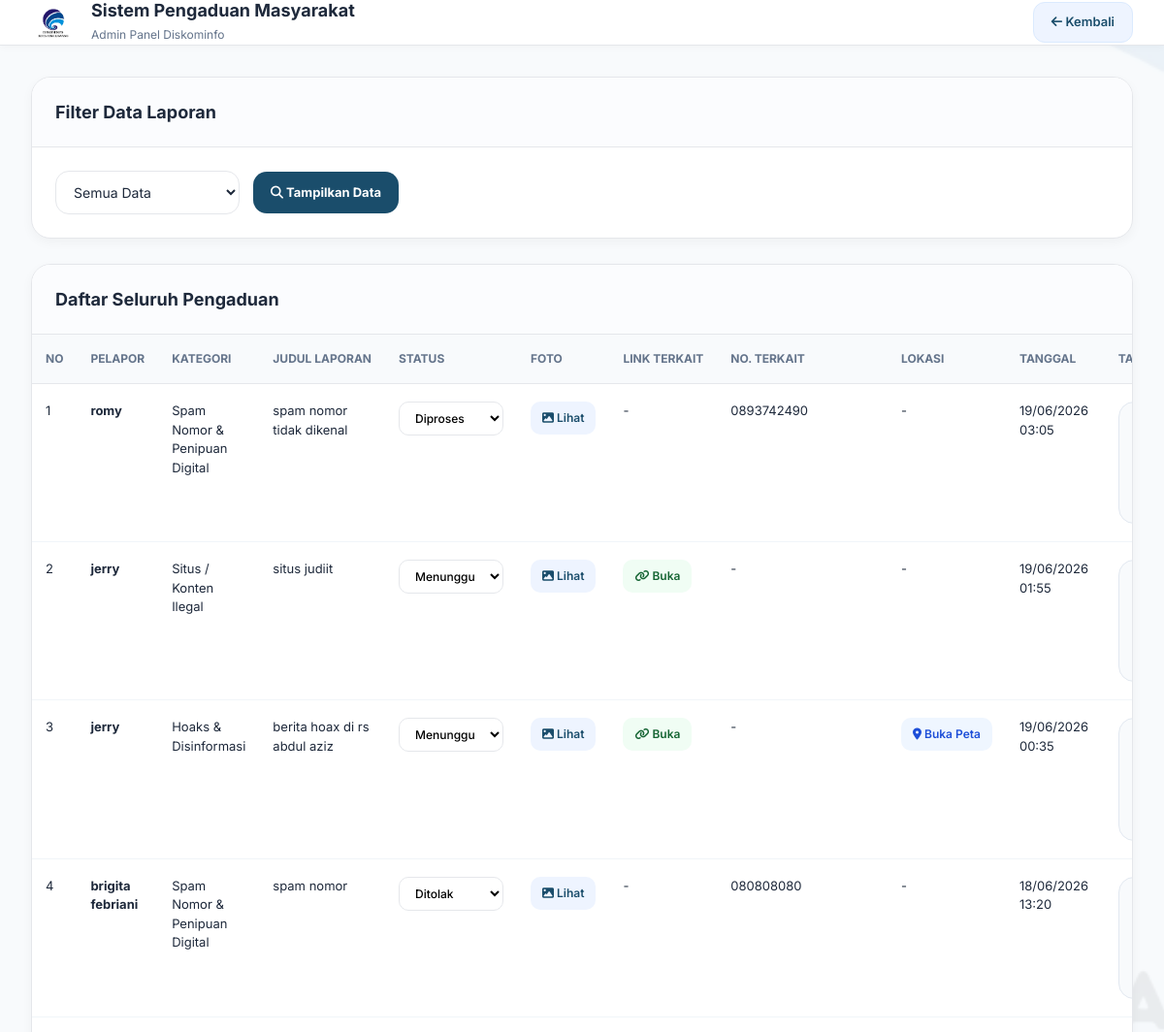
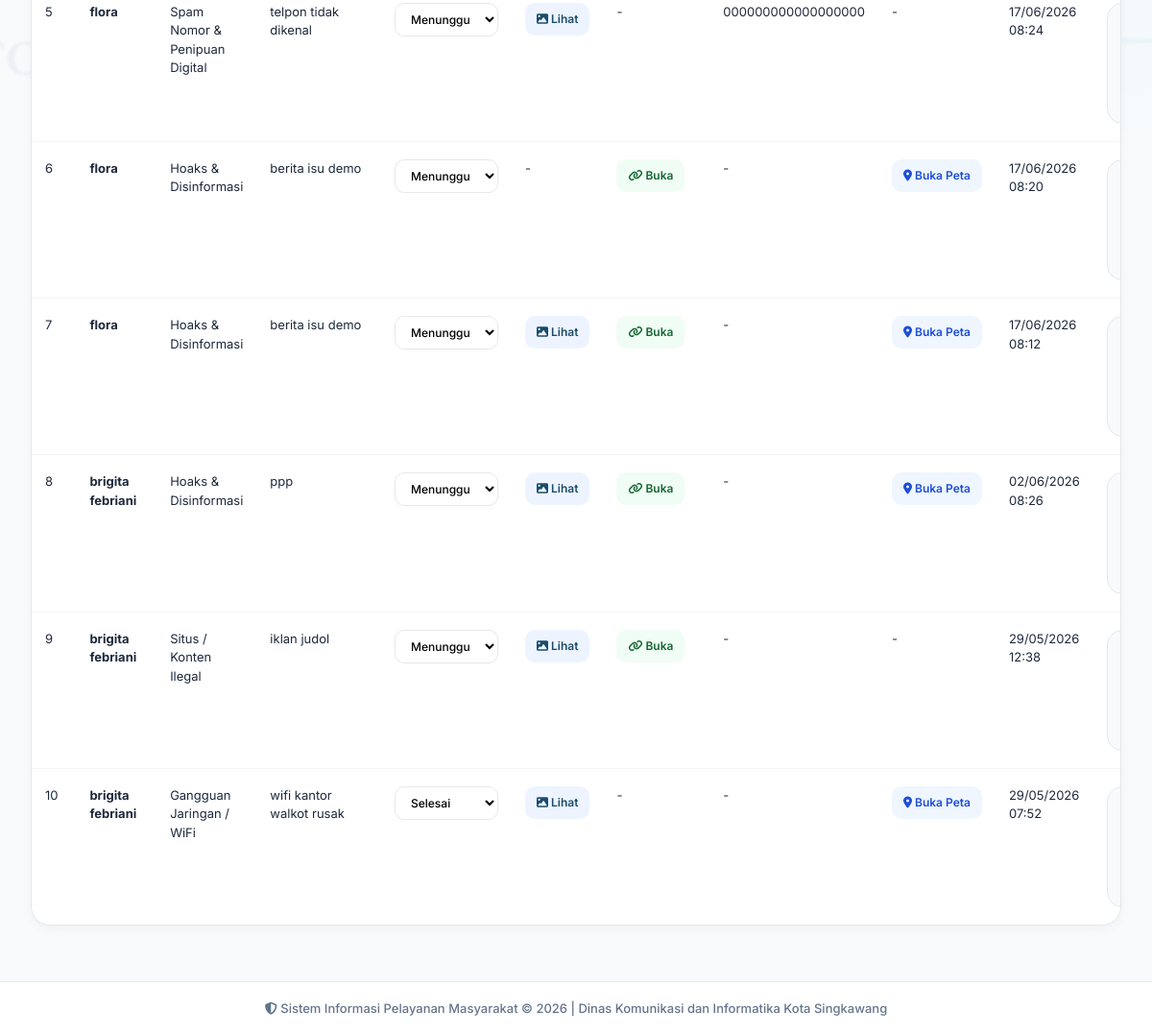
Screenshot of /laporan.php (signed in) with the database file from the repository (2 pictures, top to bottom).
### tables this page shows
CREATE TABLE `pengaduan` (
  `id` int NOT NULL,
  `user_id` int NOT NULL,
  `kategori_id` int NOT NULL,
  `judul` varchar(200) NOT NULL,
  `pesan` text NOT NULL,
  `foto` varchar(255) DEFAULT NULL,
  `latitude` varchar(50) DEFAULT NULL,
  `longitude` varchar(50) DEFAULT NULL,
  `status` enum('Menunggu','Diproses','Selesai','Ditolak') DEFAULT 'Menunggu',
  `created_at` timestamp NOT NULL DEFAULT CURRENT_TIMESTAMP,
  `nama_user` varchar(100) DEFAULT NULL,
  `nama_lokasi` varchar(255) DEFAULT NULL,
  `link_terkait` text,
  `nomor_terkait` varchar(30) DEFAULT NULL
);

CREATE TABLE `users` (
  `id` int NOT NULL,
  `nama` varchar(100) NOT NULL,
  `username` varchar(50) NOT NULL,
  `email` varchar(100) NOT NULL,
  `no_hp` varchar(20) DEFAULT NULL,
  `password` varchar(255) NOT NULL,
  `role` enum('admin','user') DEFAULT 'user',
  `created_at` timestamp NOT NULL DEFAULT CURRENT_TIMESTAMP,
  `status` enum('aktif','blokir') DEFAULT 'aktif'
);

CREATE TABLE `kategori_pengaduan` (
  `id` int NOT NULL,
  `nama_kategori` varchar(100) NOT NULL
);

### laporan.php (the view, shortened to what this page needs)
<?php
include "../config.php";
$filter = isset($_GET['filter']) ? $_GET['filter'] : "semua";
$where = "";
$data = mysqli_query($conn, "
    SELECT
        pengaduan.*,
        users.nama AS nama_user,
        kategori_pengaduan.nama_kategori
    FROM pengaduan
    LEFT JOIN users ON pengaduan.user_id = users.id
    LEFT JOIN kategori_pengaduan ON pengaduan.kategori_id = kategori_pengaduan.id
    $where
    ORDER BY pengaduan.id DESC
");
?>
<!DOCTYPE html>
<html lang="id">
<head>
    <link href="https://cdn.jsdelivr.net/npm/bootstrap@5.3.2/dist/css/bootstrap.min.css" rel="stylesheet">
    <link rel="stylesheet" href="https://cdnjs.cloudflare.com/ajax/libs/font-awesome/6.5.1/css/all.min.css">
</head>
<body>
<div class="topbar">
    <div class="logo">
        <img src="../assets/logo.jpg" alt="Logo">
        <div class="logo-text">
            <h3>Sistem Pengaduan Masyarakat</h3>
            <span>Admin Panel Diskominfo</span>
        </div>
    </div>
    <a href="dashboard.php" class="back-btn">
        <i class="fas fa-arrow-left"></i> Kembali
    </a>
</div>
<div class="container-custom">
    <div class="card-custom">
        <div class="card-header-custom">Filter Data Laporan</div>
        <div class="card-body-custom">
            <form method="GET" class="filter-group">
                <select name="filter" class="filter-select">
                    <option value="semua" <?= ($filter == "semua") ? "selected" : "" ?>>Semua Data</option>
                </select>
                <button type="submit" class="btn-custom btn-primary-custom">
                    <i class="fas fa-search"></i> Tampilkan Data
                </button>
            </form>
        </div>
    </div>
    <div class="card-custom">
        <div class="card-header-custom">Daftar Seluruh Pengaduan</div>
        <div class="table-wrapper">
            <table class="table-custom">
                <thead>
                    <tr>
                        <th>No</th>
                        <th>Pelapor</th>
                        <th>Kategori</th>
                        <th>Judul Laporan</th>
                        <th>Status</th>
                        <th>Foto</th>
                        <th>Link Terkait</th>
                        <th>No. Terkait</th>
                        <th>Lokasi</th>
                        <th>Tanggal</th>
                        <th>Tanggapan Admin</th>
                    </tr>
                </thead>
                <tbody>
                    <?php
                    $no = 1;
                    while ($row = mysqli_fetch_assoc($data)):
                    ?>
                    <tr>
                        <td><?= $no++ ?></td>
                        <td><b><?= htmlspecialchars($row['nama_user']) ?></b></td>
                        <td><?= htmlspecialchars($row['nama_kategori']) ?></td>
                        <td><?= htmlspecialchars($row['judul']) ?></td>
                        <td>
                            <form method="POST">
                                <select name="status" class="status-select" onchange="this.form.submit()">
                                    <option value="Menunggu" <?= $row['status'] == "Menunggu" ? "selected" : "" ?>>Menunggu</option>
                                    <option value="Diproses" <?= $row['status'] == "Diproses" ? "selected" : "" ?>>Diproses</option>
                                    <option value="Selesai" <?= $row['status'] == "Selesai" ? "selected" : "" ?>>Selesai</option>
                                    <option value="Ditolak" <?= $row['status'] == "Ditolak" ? "selected" : "" ?>>Ditolak</option>
                                </select>
                            </form>
                        </td>
                        <td>
                            <?php if ($row['foto']): ?>
                                <a href="../uploads/<?= $row['foto'] ?>" target="_blank" class="foto-link">
                                    <i class="fas fa-image"></i> Lihat
                                </a>
                            <?php else: ?>
                                -
                            <?php endif; ?>
                        </td>
                        <td>
                            <?php if (!empty($row['link_terkait'])): ?>
                                <a href="<?= htmlspecialchars($row['link_terkait']) ?>" target="_blank" class="link-terkait-btn">
                                    <i class="fas fa-link"></i> Buka
                                </a>
                            <?php else: ?>
                                -
                            <?php endif; ?>
                        </td>
                        <td>
                            <?= !empty($row['nomor_terkait']) ? htmlspecialchars($row['nomor_terkait']) : '-' ?>
                        </td>
                        <td>
                            <?php if ($row['latitude'] && $row['longitude']): ?>
                                <a class="maps-link" target="_blank" href="https://www.google.com/maps?q=<?= $row['latitude'] ?>,<?= $row['longitude'] ?>">
                                    <i class="fas fa-map-marker-alt"></i> Buka Peta
                                </a>
                            <?php else: ?>
                                -
                            <?php endif; ?>
                        </td>
                        <td>
                            <?= date('d/m/Y <br>H:i', strtotime($row['created_at'])) ?>
                        </td>
                        <td>
                            <div class="tanggapan-box">
                            </div>
                        </td>
                    </tr>
                    <?php endwhile; ?>
                </tbody>
            </table>
        </div>
    </div>
</div>
<div class="footer">
    <i class="fas fa-shield-alt"></i> Sistem Informasi Pelayanan Masyarakat © <?= date('Y') ?> | Dinas Komunikasi dan Informatika Kota Singkawang
</div>
</body>
</html>

### laporan.php (style rules this page uses)
:root { --primary: #1a4d6b; --primary-dark: #12384d; --success: #198754; --bg: #f4f7fb; --white: #ffffff; --border: #e5e7eb; --text: #1e293b; --muted: #64748b; }
* { margin: 0; padding: 0; box-sizing: border-box; }
html, body { height: 100%; margin: 0; padding: 0; }
body { font-family: 'Inter', sans-serif; background: var(--bg); display: flex; flex-direction: column; background-image: url('../assets/bck.jpg'); background-size: cover; background-position: center; background-attachment: fixed; background-repeat: no-repeat; position: relative; width: 100%; }
body::before { content: ''; position: fixed; top: 0; left: 0; right: 0; bottom: 0; background: rgba(248, 250, 252, 0.94); z-index: -1; }
.topbar { width: 100%; height: 80px; background: white; border-bottom: 1px solid var(--border); display: flex; align-items: center; justify-content: space-between; padding: 0 32px; position: sticky; top: 0; z-index: 99; box-shadow: 0 2px 8px rgba(0,0,0,0.03); margin: 0; }
.logo { display: flex; align-items: center; gap: 16px; }
.logo img { width: 46px; height: 46px; object-fit: contain; border-radius: 8px; }
.logo-text h3 { margin: 0; font-size: 18px; font-weight: 700; color: var(--text); }
.logo-text span { font-size: 12px; color: var(--muted); }
.back-btn { text-decoration: none; background: #eef4ff; color: var(--primary); padding: 10px 18px; border-radius: 12px; font-size: 13px; font-weight: 600; transition: 0.2s; border: 1px solid #dbeafe; }
.container-custom { flex: 1; width: 100%; max-width: 100%; margin: 0; padding: 32px; }
.card-custom { background: white; border-radius: 20px; overflow: hidden; box-shadow: 0 4px 12px rgba(0,0,0,.04); margin-bottom: 26px; border: 1px solid var(--border); width: 100%; }
.card-header-custom { padding: 22px 24px; border-bottom: 1px solid var(--border); font-size: 18px; font-weight: 700; color: var(--text); background: #fbfcfe; width: 100%; }
.card-body-custom { padding: 24px; width: 100%; }
.filter-group { display: flex; gap: 14px; flex-wrap: wrap; align-items: center; }
.filter-select { border: 1px solid var(--border); border-radius: 14px; padding: 12px 14px; min-width: 190px; font-size: 14px; background: white; color: var(--text); }
.btn-custom { border: none; border-radius: 14px; padding: 12px 18px; font-size: 13px; font-weight: 700; cursor: pointer; transition: 0.2s; }
.btn-primary-custom { background: var(--primary); color: white; }
.table-wrapper { overflow-x: auto; border-radius: 0 0 20px 20px; width: 100%; }
.table-custom { width: 100%; border-collapse: collapse; }
.table-custom th { background: #f8fafc; padding: 16px 14px; font-size: 12px; color: #64748b; text-transform: uppercase; font-weight: 700; text-align: left; border-bottom: 1px solid var(--border); white-space: nowrap; }
.table-custom td { padding: 18px 14px; border-top: 1px solid #f1f5f9; vertical-align: top; font-size: 13px; color: var(--text); }
.status-select { border: 1px solid var(--border); border-radius: 10px; padding: 8px 12px; font-size: 12px; background: white; font-weight: 500; }
.status-select option[value="Menunggu"] { color: #b45309; }
.status-select option[value="Diproses"] { color: #165baa; }
.status-select option[value="Selesai"] { color: #15803d; }
.status-select option[value="Ditolak"] { color: #991b1b; }
.foto-link, .maps-link, .link-terkait-btn { text-decoration: none; font-weight: 600; padding: 8px 12px; border-radius: 10px; display: inline-block; font-size: 12px; transition: 0.2s; white-space: nowrap; }
.foto-link { color: var(--primary); background: #eef4ff; }
.maps-link { background: #eff6ff; color: #1d4ed8; }
.link-terkait-btn { background: #f0fdf4; color: #166534; }
.tanggapan-box { background: #f8fafc; border: 1px solid #e2e8f0; border-radius: 16px; padding: 16px; min-width: 280px; }
.footer { width: 100%; margin: 0; margin-top: auto; background: white; border-top: 1px solid var(--border); text-align: center; padding: 18px; color: var(--muted); font-size: 13px; font-weight: 500; }

### rows the page displays
pengaduan: user.nama "romy", kategori.nama_kategori "Spam Nomor & Penipuan Digital", judul "spam nomor tidak dikenal", status "Diproses", nomor_terkait "0893742490", created_at "19/06/2026 03:05"
pengaduan: user.nama "jerry", kategori.nama_kategori "Situs / Konten Ilegal", judul "situs judiit", status "Menunggu", created_at "19/06/2026 01:55"
pengaduan: user.nama "jerry", kategori.nama_kategori "Hoaks & Disinformasi", judul "berita hoax di rs abdul aziz", status "Menunggu", created_at "19/06/2026 00:35"
pengaduan: user.nama "brigita febriani", kategori.nama_kategori "Spam Nomor & Penipuan Digital", judul "spam nomor", status "Ditolak", nomor_terkait "080808080", created_at "18/06/2026 13:20"
pengaduan: user.nama "flora", kategori.nama_kategori "Spam Nomor & Penipuan Digital", judul "telpon tidak dikenal", status "Menunggu", nomor_terkait "000000000000000000", created_at "17/06/2026 08:24"
pengaduan: user.nama "flora", kategori.nama_kategori "Hoaks & Disinformasi", judul "berita isu demo", status "Menunggu", created_at "17/06/2026 08:20"
pengaduan: user.nama "flora", kategori.nama_kategori "Hoaks & Disinformasi", judul "berita isu demo", status "Menunggu", created_at "17/06/2026 08:12"
pengaduan: user.nama "brigita febriani", kategori.nama_kategori "Hoaks & Disinformasi", judul "ppp", status "Menunggu", created_at "02/06/2026 08:26"
pengaduan: user.nama "brigita febriani", kategori.nama_kategori "Situs / Konten Ilegal", judul "iklan judol", status "Menunggu", created_at "29/05/2026 12:38"
pengaduan: user.nama "brigita febriani", kategori.nama_kategori "Gangguan Jaringan / WiFi", judul "wifi kantor walkot rusak", status "Selesai", created_at "29/05/2026 07:52"
